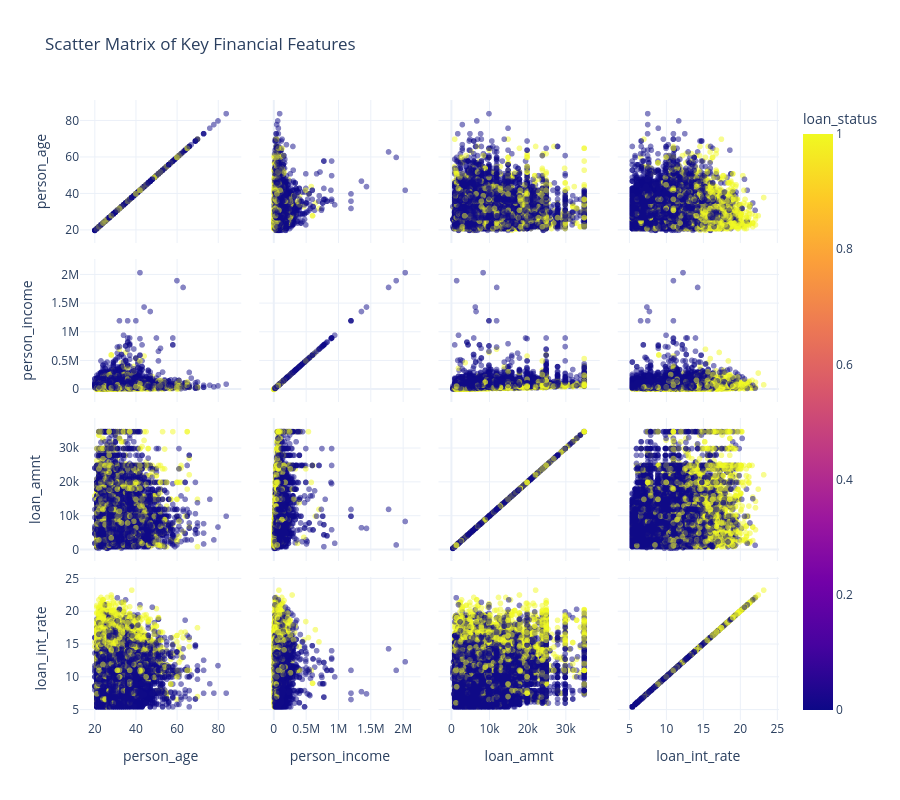

Notebook code for this chart:
### Markdown cell above
## 2. Advanced Global Relationships
A subset of numerical features shown in an interactive scatter matrix.

### Code cell
# Interactive Scatter Matrix (subset of columns for performance)
fig = px.scatter_matrix(df, dimensions=['person_age', 'person_income', 'loan_amnt', 'loan_int_rate'],
                        color='loan_status', opacity=0.5,
                        title='Scatter Matrix of Key Financial Features')
fig.update_layout(height=800)
fig.show()

### Figure 1 — Plotly figure (JSON) as saved in the notebook; plotly's stock layout.template omitted (floating-point values rounded to 4 significant figures; data arrays with more than 128 entries replaced by an {"elided": "..."} marker saying what was removed)
{"data": [{"dimensions": [{"axis": {"matches": true}, "label": "person_age", "values": {"elided": "31678 int values"}}, {"axis": {"matches": true}, "label": "person_income", "values": {"elided": "31678 int values"}}, {"axis": {"matches": true}, "label": "loan_amnt", "values": {"elided": "31678 int values"}}, {"axis": {"matches": true}, "label": "loan_int_rate", "values": {"elided": "31678 float values"}}], "hovertemplate": "%{xaxis.title.text}=%{x}<br>%{yaxis.title.text}=%{y}<br>loan_status=%{marker.color}<extra></extra>", "legendgroup": "", "marker": {"color": {"elided": "31678 int values"}, "coloraxis": "coloraxis", "opacity": 0.5, "symbol": "circle"}, "name": "", "showlegend": false, "type": "splom"}], "layout": {"coloraxis": {"colorbar": {"title": {"text": "loan_status"}}, "colorscale": [[0, "#0d0887"], [0.1111, "#46039f"], [0.2222, "#7201a8"], [0.3333, "#9c179e"], [0.4444, "#bd3786"], [0.5556, "#d8576b"], [0.6667, "#ed7953"], [0.7778, "#fb9f3a"], [0.8889, "#fdca26"], [1, "#f0f921"]]}, "dragmode": "select", "height": 800, "legend": {"tracegroupgap": 0}, "title": {"text": "Scatter Matrix of Key Financial Features"}}}
